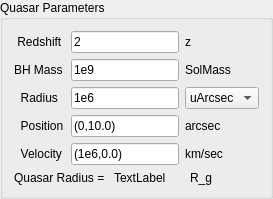
          <widget class="QGroupBox" name="groupBox_3">
           <property name="enabled">
            <bool>true</bool>
           </property>
           <property name="sizePolicy">
            <sizepolicy hsizetype="Minimum" vsizetype="Preferred">
             <horstretch>0</horstretch>
             <verstretch>0</verstretch>
            </sizepolicy>
           </property>
           <property name="minimumSize">
            <size>
             <width>30</width>
             <height>0</height>
            </size>
           </property>
           <property name="maximumSize">
            <size>
             <width>16777215</width>
             <height>264</height>
            </size>
           </property>
           <property name="title">
            <string>Quasar Parameters</string>
           </property>
           <layout class="QVBoxLayout" name="verticalLayout_11">
            <item>
             <layout class="QGridLayout" name="gridLayout_5">
              <item row="3" column="1">
               <widget class="QLineEdit" name="qPosition">
                <property name="text">
                 <string>(0,10.0)</string>
                </property>
               </widget>
              </item>
              <item row="3" column="2">
               <widget class="QLabel" name="unitLabel_1">
                <property name="text">
                 <string>arcsec</string>
                </property>
               </widget>
              </item>
              <item row="3" column="0">
               <widget class="QLabel" name="label_7">
                <property name="text">
                 <string>  Position</string>
                </property>
               </widget>
              </item>
              <item row="2" column="1">
               <widget class="QLineEdit" name="qRadius">
                <property name="text">
                 <string>1e6</string>
                </property>
               </widget>
              </item>
              <item row="4" column="0">
               <widget class="QLabel" name="label_6">
                <property name="text">
                 <string>  Velocity</string>
                </property>
               </widget>
              </item>
              <item row="4" column="1">
               <widget class="QLineEdit" name="qVelocity">
                <property name="text">
                 <string>(1e6,0.0)</string>
                </property>
               </widget>
              </item>
              <item row="4" column="2">
               <widget class="QLabel" name="label_8">
                <property name="text">
                 <string>km/sec</string>
                </property>
               </widget>
              </item>
              <item row="0" column="0">
               <widget class="QLabel" name="label_9">
                <property name="text">
                 <string> Redshift </string>
                </property>
               </widget>
              </item>
              <item row="2" column="0">
               <widget class="QLabel" name="label_4">
                <property name="text">
                 <string>  Radius</string>
                </property>
               </widget>
              </item>
              <item row="0" column="1">
               <widget class="QLineEdit" name="qRedshift">
                <property name="text">
                 <string>2</string>
                </property>
               </widget>
              </item>
              <item row="0" column="2">
               <widget class="QLabel" name="label_5">
                <property name="text">
                 <string>z</string>
                </property>
               </widget>
              </item>
              <item row="1" column="0">
               <widget class="QLabel" name="label_17">
                <property name="text">
                 <string>BH Mass</string>
                </property>
               </widget>
              </item>
              <item row="1" column="2">
               <widget class="QLabel" name="label_22">
                <property name="text">
                 <string>SolMass</string>
                </property>
               </widget>
              </item>
              <item row="1" column="1">
               <widget class="QLineEdit" name="quasarBHMassEntry">
                <property name="text">
                 <string>1e9</string>
                </property>
               </widget>
              </item>
              <item row="2" column="2">
               <widget class="QComboBox" name="qRadiusUnitOption">
                <item>
                 <property name="text">
                  <string>uArcsec</string>
                 </property>
                </item>
                <item>
                 <property name="text">
                  <string>r_g</string>
                 </property>
                </item>
                <item>
                 <property name="text">
                  <string/>
                 </property>
                </item>
               </widget>
              </item>
             </layout>
            </item>
            <item>
             <layout class="QHBoxLayout" name="horizontalLayout_12">
              <item>
               <widget class="QLabel" name="label_39">
                <property name="text">
                 <string>Quasar Radius = </string>
                </property>
               </widget>
              </item>
              <item>
               <widget class="QLabel" name="quasarRadiusRGEntry">
                <property name="text">
                 <string>TextLabel</string>
                </property>
               </widget>
              </item>
              <item>
               <widget class="QLabel" name="label_37">
                <property name="text">
                 <string>R_g</string>
                </property>
               </widget>
              </item>
             </layout>
            </item>
           </layout>
          </widget>
